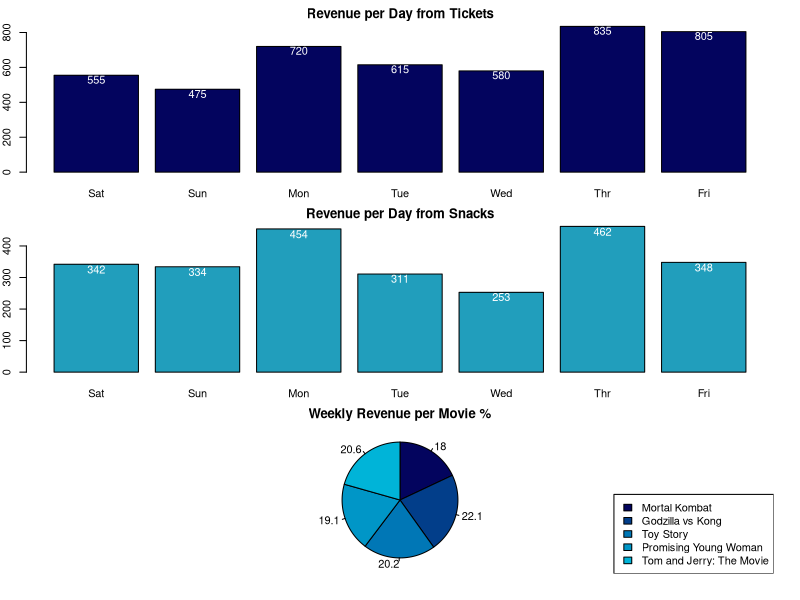

Source code (R):
# Potential Questions to Answer:
# 1. Create snacks that the customers can buy and randomize who buys which snack
# 2. Pretend you own multiple theaters and run two simulations to represent each theater and plot the results
# 3. Create conditional statements for movies that may be PG-13 and children are not allowed to watch

# Cost for adults and children
colors <- c("#03045e", "#023e8a" , "#0077b6", "#0096c7", "#00b4d8")
snacks_prices <- c(1, 2, 3, 4)
ticket_cost <- 10
ticket_cost_child <- 5
screens <- 5 # How many screens does the theater have? (assume 1 per movie)
movies <- c('Mortal Kombat', 
            'Godzilla vs Kong',
            'Toy Story', 
            'Promising Young Woman', 
            'Tom and Jerry: The Movie')  # List 5 of your favorite movies
seats <- 20 # How many seats does each theater hold
week_days <- c("Sat", "Sun", "Mon", "Tue", "Wed", "Thr", "Fri")  # Store totals for each day

revenue_per_day <- rep(NA, length(week_days))
revenue_per_movie <- rep(0,screens)
revenue_from_snacks_per_movie <- rep(0,screens)
revenue_from_snacks_per_day<- rep(NA, length(week_days))

# iterate through the week
for (day in 1:length(week_days)) {
  cat(paste("\n#### Revenue for", week_days[day],"###\n"))
  # Keep track of total revenue for the day
  screens_revenue <- rep(NA, screens)
  current_screen_revenue <- 0
  
  # iterate through the amount of screens on a particular day
  for (screen in 1:screens) {
    cat(paste("--- Revenue for the movie", movies[screen],"---\n"))
    # Calculate  how many adults and children are watching the movie
    visitors_adults <- sample(0:seats, 1)
    visitors_children <- sample(0:(seats-visitors_adults),1)
  
    
    cat(paste("Number of adult visitors:", visitors_adults, "\n"))
    cat(paste("Number of child visitors:", visitors_children, "\n"))
    
    
    # Calculate the revenue for adults and children
    adults_revenue <- visitors_adults * ticket_cost
    children_revenue <- visitors_children * ticket_cost_child
    cat(paste("revenue from adult visitors: $", adults_revenue, "\n", sep = ''))
    cat(paste("revenue from child visitors: $", children_revenue, "\n", sep = ''))
    
    # Calculate revenue form snacks
    snaks_buyers <- sample(0:sum(visitors_adults,visitors_children), length(snacks_prices), replace = TRUE)
    snaks_revenue <- snaks_buyers*snacks_prices
    revenue_from_snacks_per_movie[screen] <- sum(snaks_revenue)
    
    # Calculate revenue, and add to running total for the day
    current_screen_revenue <- sum(adults_revenue, children_revenue)
    screens_revenue[screen] <- current_screen_revenue
    revenue_per_movie[screen] <- sum(revenue_per_movie[screen], current_screen_revenue)
    cat(paste("total revenue: $",current_screen_revenue, "\n\n", sep = ''))
  }
  
  # Save total to the corresponding day
  revenue_per_day[day] <- sum(screens_revenue)
  
  revenue_from_snacks_per_day[day] <- sum(revenue_from_snacks_per_movie)
  cat(paste("total revenue per day: $",sum(screens_revenue), "\n", sep = ''))
}

revenue_df <- data.frame(
  name=week_days,
  value=revenue_per_day
)

snacks_df <- data.frame(
  name=week_days,
  value=revenue_from_snacks_per_day
)

sorted_revenue_per_day_from_tickets_df <- revenue_df[order(revenue_df$value,decreasing = TRUE),]
sorted_revenue_per_day_from_snacks_df <- snacks_df[order(snacks_df$value, decreasing = TRUE),]

par(mfrow=c(3,1), mar=c(2,2,2,2))

# Plotting the revenue form Tickets
r <- barplot(
  height=revenue_df$value,
  names=revenue_df$name,
  col="#03045e",
  width = 2,
  main="Revenue per Day from Tickets",
  xlab = "Days",
  ylab = "Revenue"
)
text(r,(revenue_df$value - 25),labels=revenue_df$value, col = "white")

# Plotting the revenue from snacks
s <- barplot(
  height=snacks_df$value,
  names=snacks_df$name,
  col="#219ebc",
  main="Revenue per Day from Snacks",
  xlab = "Days",
  ylab = "Revenue"
)
text(s,(snacks_df$value - 15),labels=snacks_df$value, col = "white")

# Plotting the weekly revenue of each movie
x <- revenue_per_movie
labels <- movies
piepercent<- round(100*x/sum(x),1)
pie(
  revenue_per_movie,
  labels = piepercent,
  clockwise = TRUE,
  radius = 0.85,
  col = colors,
  border = "black",
  main="Weekly Revenue per Movie %",)

legend("bottomright",c(movies),cex= 1, fill = colors)
